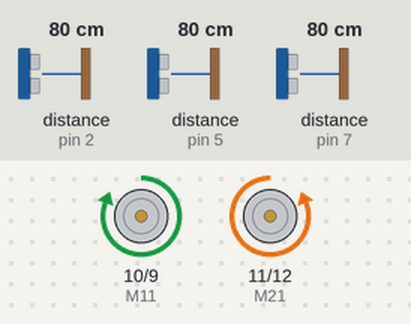
This sketch was run on a simulated Arduino Uno, built with avr-gcc and run on an emulated ATmega328P. On the bench: motor-driver pin pairs drawn as motors (green arrow = first pin HIGH = forward, orange = second pin HIGH = backward, longer = more drive). Wiring (inferred from the names in the program): 3 × ultrasonic range finder: trigger pin 3, echo pin 2 / trigger pin 4, echo pin 5 / trigger pin 6, echo pin 7. The test bench sets the inputs (shaded band); at power-on: distance to the obstacle (sensors on pin 2, pin 7, pin 5) 80 cm. The echo pulse lasts 58.3 µs per cm; what the sketch prints to the serial monitor is not drawn.

Above: at 1.2 s.
1.3 s: distance to the obstacle (sensor on pin 2) set to 5 cm
2.8 s: distance to the obstacle (sensor on pin 2) set to 2 cm
At 3.5 s:
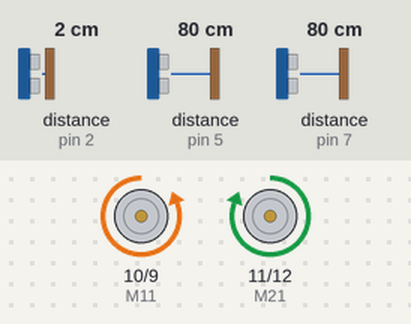
4.3 s: distance to the obstacle (sensor on pin 7) set to 23 cm
5.8 s: distance to the obstacle (sensor on pin 7) set to 18 cm
At 6.9 s:
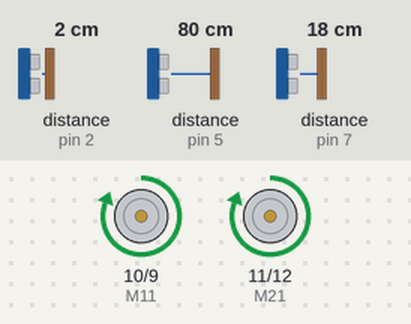
7.6 s: distance to the obstacle (sensor on pin 7) set to 35 cm
At 8.3 s:
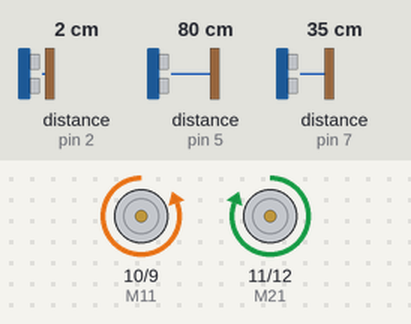
9.1 s: distance to the obstacle (sensor on pin 7) set to 2 cm
At 10.8 s:
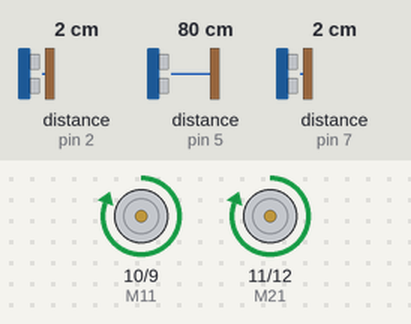
Timing chart, 0 to 11.9 s (numbered marks = the images above; inputs shaded):
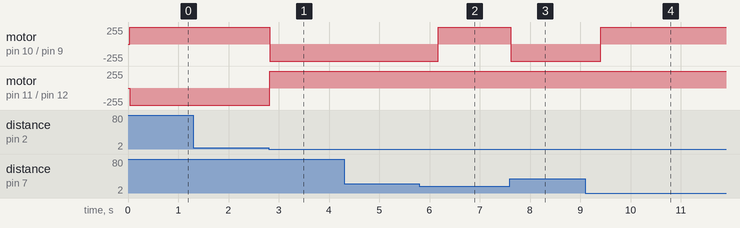

The sketch:

shortpath.ino
```cpp
#define TR 3 //TRIGGER_PIN_RIGHT 2 // Trigger pin for right ultrasonic sensor
#define ER 2 //ECHO_PIN_RIGHT 3    // Echo pin for right ultrasonic sensor
#define TF 4 //TRIGGER_PIN_FRONT 4 // Trigger pin for front ultrasonic sensor
#define EF 5 //ECHO_PIN_FRONT 5    // Echo pin for front ultrasonic sensor
#define TL 6 //TRIGGER_PIN_LEFT 6  // Trigger pin for left ultrasonic sensor
#define EL 7 //ECHO_PIN_LEFT 7     // Echo pin for left ultrasonic sensor

#define MAX_DISTANCE 200 // Maximum distance to measure in centimeters

#define M11 10  //MOTOR_LEFT_SPEED_PIN 9    // Pin for controlling left motor speed
#define M12 9 //MOTOR_LEFT_DIRECTION_PIN 10 // Pin for controlling left motor direction
#define M21 11 //MOTOR_RIGHT_SPEED_PIN 6   // Pin for controlling right motor speed
#define M22 12 //MOTOR_RIGHT_DIRECTION_PIN 5 // Pin for controlling right motor direction

#define MOTOR_SPEED 210 // Speed of the motors (0-255)

char c[] = {'F','L','L','L','R','U','L','R','L','U','F','R','R','R','L','L','R','F','R','L','L','U','F','R','L','R','L','L','L','R','L','U','F'};
  int size = sizeof(c) / sizeof(c[0]);

  int i=0;


void setup() {
  Serial.begin(9600);

  pinMode(TR, OUTPUT);
  pinMode(ER, INPUT);
  pinMode(TL, OUTPUT);
  pinMode(EL, INPUT);
  pinMode(TF, OUTPUT);
  pinMode(EF, INPUT);
  pinMode(M11, OUTPUT);
  pinMode(M12, OUTPUT);
  pinMode(M21, OUTPUT);
  pinMode(M22, OUTPUT);

  int i = 0;


  while (i < 10) {
    int j = 0;
    while (j < (size - 2)) {
      char a = c[j];
      char b = c[j+1];
      char d = c[j+2];

      if ((a == 'L' && b == 'U' && d == 'L') || (a == 'R' && b == 'U' && d == 'R')) {
        c[j] = 'F';
        for (int k = j + 1; k < size - 2; k++) {
          c[k] = c[k + 2];
        }
        size = size - 2;
      }
      else if ((a == 'L' && b == 'U' && d == 'R') || (a == 'R' && b == 'U' && d == 'L')) {
        c[j] = 'U';
        for (int k = j + 1; k < size - 2; k++) {
          c[k] = c[k + 2];
        }
        size = size - 2;
      }
      else if ((a == 'L' && b == 'U' && d == 'F') || (a == 'F' && b == 'U' && d == 'L')) {
        c[j] = 'R';
        for (int k = j + 1; k < size - 2; k++) {
          c[k] = c[k + 2];
        }
        size = size - 2;
      }
      else if ((a == 'R' && b == 'U' && d == 'F') || (a == 'F' && b == 'U' && d == 'R')) {
        c[j] = 'L';
        for (int k = j + 1; k < size - 2; k++) {
          c[k] = c[k + 2];
        }
        size = size - 2;
      }
      else if (a == 'F' && b == 'U' && d == 'F') {
        c[j] = 'U';
        for (int k = j + 1; k < size - 2; k++) {
          c[k] = c[k + 2];
        }
        size = size - 2;
      }
      j++;
    }
    i++;
  }

  for (int l = 0; l < size; l++) {
    Serial.print(c[l]);
    Serial.print(" ");
  }

}

void loop() {

  long rightDistance = ping(TR, ER);
  long frontDistance = ping(TF, EF);
  long leftDistance = ping(TL, EL);

    if(rightDistance<3){
      digitalWrite(M11, LOW);
      digitalWrite(M12, HIGH);
      digitalWrite(M21, HIGH);
      digitalWrite(M22, LOW);
      delay(250);
  }

  else if(leftDistance<3){
      digitalWrite(M11, HIGH);
      digitalWrite(M12, LOW);
      digitalWrite(M21, LOW);
      digitalWrite(M22, HIGH);
      delay(250);
  }

  while(leftDistance<20 && rightDistance<20){
    moveForward();

    rightDistance = ping(TR, ER);
    frontDistance = ping(TF, EF);
    leftDistance = ping(TL, EL);

  }
if(i<size){

  if(c[i++]=='F'){
    digitalWrite(M11, HIGH);
    digitalWrite(M12, LOW);
    digitalWrite(M21, HIGH);
    digitalWrite(M22, LOW);
    delay(600);
  }

  else if(c[i++]=='L')
  {
    turnLeft();
  }

  else if(c[i++]=='R')
  {
    turnRight();
  }

  else if(c[i++]=='U')
  {
    uturn();
  }
}

}


int ping(int triggerPin, int echoPin) {

  long duration, distance;

  digitalWrite(triggerPin, LOW);
  delayMicroseconds(2);

  digitalWrite(triggerPin, HIGH);
  delayMicroseconds(10);
  digitalWrite(triggerPin, LOW);

  duration = pulseIn(echoPin, HIGH);

  distance = duration * 0.034 / 2;

  return distance;
}

void moveForward() {
  digitalWrite(M11, HIGH);
  digitalWrite(M12, LOW);
  digitalWrite(M21, HIGH);
  digitalWrite(M22, LOW);
}

void turnLeft() {
  digitalWrite(M11, LOW);
  digitalWrite(M12, HIGH);
  digitalWrite(M21, HIGH);
  digitalWrite(M22, LOW);
  delay(500);
}

void turnRight() {
  digitalWrite(M11, HIGH);
  digitalWrite(M12, LOW);
  digitalWrite(M21, LOW);
  digitalWrite(M22, HIGH);
  delay(500);
}

void uturn(){
  digitalWrite(M11, HIGH);
  digitalWrite(M12, LOW);
  digitalWrite(M21, LOW);
  digitalWrite(M22, HIGH);
  delay(500);

}
```

Measured:
- the behaviour switches between 4 and 3 cm on distance to the obstacle (sensor on pin 2) (found by bisection; images 0 and 1)
- the behaviour switches between 21 and 20 cm on distance to the obstacle (sensor on pin 7) (found by bisection; images 1 and 2)
- after the input at 1.3 s, every drawn part: stays the same
- after the input at 2.8 s, motor on pin 10 (M11) / pin 9 (M12): forward 255/255 → backward 255/255 at once; motor on pin 11 (M21) / pin 12 (M22): backward 255/255 → forward 255/255 at once
- after the input at 4.3 s, every drawn part: stays the same
- after the input at 5.8 s, motor on pin 10 (M11) / pin 9 (M12): backward 255/255 → forward 255/255 after 0.37 s
- after the input at 7.6 s, motor on pin 10 (M11) / pin 9 (M12): forward 255/255 → backward 255/255 at once
- after the input at 9.1 s, motor on pin 10 (M11) / pin 9 (M12): backward 255/255 → forward 255/255 after 0.31 s
